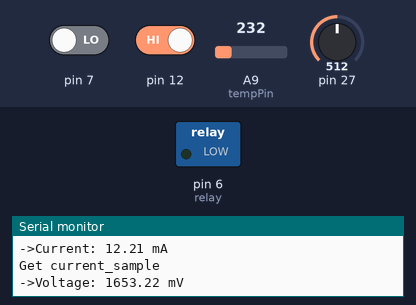
Recording of a sketch running on a simulated Teensy 3. Parts: switched loads named in the sketch (green lamp = pin HIGH), the last lines printed to the serial monitor. Dashed ring = blinking. The inputs (shaded band) are chosen by the test bench; at power-on: A9 (tempPin) = 232, pin 7 LOW, pin 12 HIGH, pin 27 = 512. The local clock reads 2024-03-15 10:24:30 at power-on unless the sketch sets it; storage starts empty.

Above: at 2.3 s.
2.4 s: A9 (tempPin) set to 282
10.3 s: A9 (tempPin) set to 304
At 11.7 s:
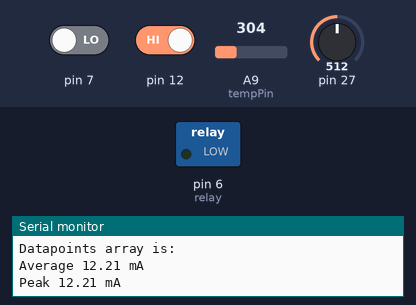
18.4 s: pin 7 driven HIGH
20.5 s: pin 7 driven LOW
At 22.76 s:
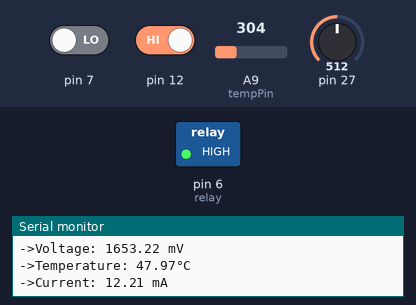
24.0 s: pin 12 driven LOW
At 24.9 s:
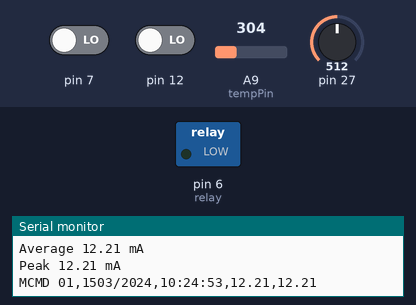
Timing chart, 0 to 26.5 s (numbered marks = the images above; inputs shaded):
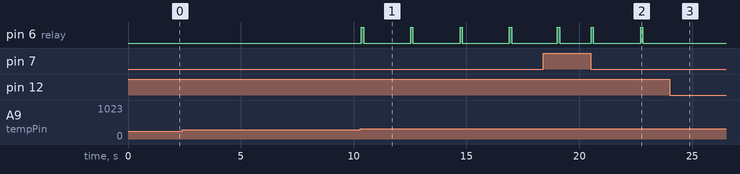

The sketch:

rev4_NBPowerTestingCode.ino
```cpp
///////////////Library Includes////////////////////
// include the SD library:
#include <SD.h>
#include <SPI.h>
#include <TimeLib.h>

// set up variables using the SD utility library functions:
//Sd2Card card;
//SdVolume volume;
//SdFile root;

//==============================================================================
/*
                      vvvv Global Variables/Declarations vvvv
*/
//==============================================================================

float current_samples[100]; //
float * p_current_samples = current_samples;
float Max_Samples = 100; // ==Testing only=========//

//Time information for datapoints
String Time = "";
String * p_Time = &Time;
String Date = "";
String * p_Date = &Date;
String Device_Name = "MCMD 01";
String * p_Device_Name = &Device_Name;
//========================

//Pointer loaded with datapoint information
float sum; float * p_sum = &sum;
float average; float * p_avg = &average;
float peak; float * p_peak = &peak;
float datapoints[2];  //Number of columns for the datapoint. (Average, Peak)
float * p_datapoints = datapoints;

String datastring = ""; // updated empty string ; will added samples
String * p_datastring = &datastring;

//========================================
//===========CURRENT SENSOR===============

//use pin A13 on Teensy
//#define Pin A13;
float RefVal = 3.3;


//These are the variable for the current sensor
float sensitivity = 1000.0 / 264.0; //1000mA per 264mV
float Vref = 327.49;   //You need test it !!!

// The on-board ADC is 10-bits
// Different power supply will lead to different reference sources
// example: 2^10 = 1024 -> 5V / 1024 ~= 4.88mV
//          unitValue= 5.0 / 1024.0*1000 ;
float unitValue = (3.3 / 1024.0) * 1000 ;
// 2^10 accuracy step size , multiply 1000 = mV

//  float voltage = unitValue * sensorValue;
float voltage;
float * p_voltage = &voltage;

long int sensorValue = 0;
long int * p_sensorValue = &sensorValue;

// sensor value is in bit value


float current ;
float * p_current = &current;

//=========================================
//========Mesurement Temp Sensor===========
int tempPin = A9;
int tempReading;
float temperatureC;
float MaxTemp = 80.00;

//====================Global RTC Declarations==============================

time_t getTeensy3Time()
{
  return Teensy3Clock.get();
}


/*  code to process time sync messages from the serial port   */
#define TIME_HEADER  "T"   // Header tag for serial time sync message

unsigned long processSyncMessage() {
  unsigned long pctime = 0L;
  const unsigned long DEFAULT_TIME = 1612681200; // Feb 7 2021

  if (Serial.find(TIME_HEADER)) {
    pctime = Serial.parseInt();
    return pctime;
    if ( pctime < DEFAULT_TIME) { // check the value is a valid time (greater than Jan 1 2013)
      pctime = 0L; // return 0 to indicate that the time is not valid
    }
  }
  return pctime;
}

//==============================================================================
/*
                      ^^^^Global Variables/Declarations^^^^^
*/
//==============================================================================
int relay = 6;


//==============================================================================
/*
                      vvvvvvv Initializations vvvvvvvvv
*/
//==============================================================================

const int chipSelect = BUILTIN_SDCARD;


//==============================================================================
/*
                      ^^^^Initializations^^^^^
*/
//==============================================================================


//==============================================================================
/*
                      vvvvvv Functions vvvvvvv
*/
//==============================================================================
//Name: ACS Initialization
//Purpose: Provides auto-zeroing when it the MCMD is powered on.
void ACS_init() {
  const int numValue = 500;
  for (int i = 0; i < numValue; i++) {
    *p_sensorValue += analogRead(A13); // take 1 sample at time for resolution
    delay(2);
  }
  *p_sensorValue = *p_sensorValue / numValue;
  *p_voltage = unitValue * (*p_sensorValue);
  Vref = *p_voltage;
  Serial.println(Vref);
}
///////////////////////////////////////////////////////////

//------------------------------------------------------///

///////////////////////////////////////////////////////////
//Name: Samples
//Purpose: this function takes 500 rapid samples for the AVERAGE (and not RMS) current.
void Samples() {

  getTime();
  getDate();
  datastring += String(*p_Device_Name) + "," + String(*p_Date) + "," + String(*p_Time) + ","; //


  const int numValue = 500; //To be tuned for 1 period.
  for (int i = 0; i < numValue; i++) {
    *p_sensorValue += analogRead(A13); // take 1 sample at time for resolution
    //delay(2); //If we're taking the average, which is yet to be converted to RMS, we should not delay, let the Teensy's clock speed be the limiter.
  }
  *p_sensorValue = *p_sensorValue / numValue;
  *p_voltage = unitValue * (*p_sensorValue);
  Serial.print ("->Voltage: ");
  Serial.print(*p_voltage);
  Serial.println( " mV");
  // Calculate the corresponding current
  *p_current = (*p_voltage - Vref) * sensitivity;
  //*p_current = *p_current - 10;
  *p_datastring += String(*p_current) + ",";

  // very time sample() is called updated sample is added to an array current samples
  *p_current_samples = *p_current;
  *p_current_samples++;

  // makes sure that there isn't more than 300 datapoints
  // String datastring = "";//create empty string for data
  //    for(int i=0;i<Max_Samples;i++){
  //          *p_current_samples=(*p_dummy) *200 ; // scale up values
  //
  //           //SD Card addition
  //            datastring += String(*p_current_samples) +",";
  //
  //    ////////////////Write to File//////////////////////
  //     Serial.print("Element ");
  //     Serial.print( i);
  //     Serial.print(" is ");
  //     Serial.println(*p_current_samples);
  //      delay(300);
  //          p_current_samples++;
  //          p_dummy++;
  //          //pointers go to the next
  //        }//end for
} // end Samples
///////////////////////////////////////////////////////////

//------------------------------------------------------///

///////////////////////////////////////////////////////////
//================================================================================
//Name: temperature
//Purpose: Get the temperature from the measurement board.
void temperature() {
  tempReading = analogRead(tempPin);
  float voltage_temp = tempReading * 3.3;
  voltage_temp /= 1024.0;
  //float temperatureC =(voltage_temp -0.5) * 100;
  temperatureC = (voltage_temp - 0.5) * 100;
  Serial.print("->Temperature: ");
  Serial.print(temperatureC);
  Serial.println("°C");
}
///////////////////////////////////////////////////////////

//------------------------------------------------------///

///////////////////////////////////////////////////////////
//================================================================================
//Name: TempControl
//Purpose: Function to be called when the MCMD senses the measurement board is over 80C.
void TempControl() {
  while (temperatureC > MaxTemp) {

    //Isolate CT
    //Send Emergency Message
    //Wait 1 minute
    //Check Temp Again

  }
  return;
}
//================================================================================
///////////////////////////////////////////////////////////

//------------------------------------------------------///

///////////////////////////////////////////////////////////
//Name: Samples2CSV
//Purpose: With use of a pointer to the sample datastring, this function
//creates a CSV file of all current samples to be used in the datapoint.
//Note: In a later revision, we may want this function to include the pointers,
//in the same way Data2CSV works.
//Transfer #Max_Samples# samples from dummy into current_samples
void Samples2CSV() {

  //SD.remove("SAMPLES.csv"); //clear file first before adding anything to the csv file


  File dataFile = SD.open("SAMPLES.csv", FILE_WRITE);

  if (dataFile) {
    dataFile.println(*p_datastring);
    delay(1000);

    dataFile.close();

    // print to the serial port too:
    //Serial.println(*p_datastring);
  }
  // if the file isn't open, pop up an error:
  else {
    Serial.println("error opening SAMPLES.csv");
  }

  datastring = "";

  return;
}// end transfer
//==================================================================================
///////////////////////////////////////////////////////////

//------------------------------------------------------///

///////////////////////////////////////////////////////////
//Name: Average
//Purpose: With use of pointers, this function calculates
///both the sum and the average of an array with samples and
//stores it within the pointer p_avg.
//
// Taking the sum of the elements
void Average() {

  p_current_samples = current_samples; //Reset pointer to first elemnent

  // Summing
  float total = 0; // Needs to be a float too
  for (int i = 0; i < Max_Samples; i++) {
    total += *p_current_samples;
    p_current_samples++;
  }
  // p_dummy=dummy; //Reset p to the first avriable, otherwise it increases into random memory,
  p_current_samples = current_samples; //Reset pointers
  *p_sum = total;

  float size = sizeof(current_samples) / sizeof(current_samples[0]);
  float avg = sum / size;

  //=======increment p_datapoints =======//
  *p_datapoints = avg;
  p_datapoints++;
  *p_avg = avg;

  return;
} //end Average
///////////////////////////////////////////////////////////

//------------------------------------------------------//

///////////////////////////////////////////////////////////
//Name: Peak
//Purpose: With use of pointers, this function finds
///and assigns the highest value within the samples array to p_peak.
void Peak() {

  int peak_index = 0 ; // is the peak current index
  //float peak_val; // is the peak current value
  for (int i = 0; i < Max_Samples; i++) {
    if (current_samples[i] > current_samples[peak_index]) {
      peak_index = i; //max will store the maximum values of the current samples
    } // end if
  } //end for

  //  peak_val = current_samples[peak_index];  //made a pointer switch here
  *p_peak = current_samples[peak_index];
  Serial.print("The peak current is ");
  Serial.print(*p_peak);
  Serial.println(" mA");


  //=======decrement pointer p_datapoints =======//
  //  *p_datapoints = peak_val;  //Ken Commented out
  *p_datapoints = *p_peak;
  p_datapoints--;
  return;
}//end Peak
///////////////////////////////////////////////////////////

//------------------------------------------------------//

///////////////////////////////////////////////////////////
//Name: Data2CSV
//Purpose: With use of pointers, this function places all the
///appropriate pointers within a string to be appended to dataOUT.csv.
void Data2CSV() {

  // call Time and Date
  getTime();
  getDate();


  // SD.remove("dataOUT.csv");


  datastring = "" ; //empty
  datastring = String(*p_Device_Name) + "," + String(*p_Date) + "," + String(*p_Time) + "," + String(*p_avg) + "," + String(*p_peak); // for dummy 1
  // print to the serial port too:
  //                              Serial.println(datastring);
  File dataFile = SD.open("dataOUT.csv", FILE_WRITE);

  if (dataFile) {
    dataFile.println(datastring);
    delay(1000);

    dataFile.close();

    // print to the serial port too:
    Serial.println(datastring); // means it is true
  }
  // if the file isn't open, pop up an error:
  else {
    Serial.println("error opening dataOUT.csv");
  }

  datastring = "" ; //empty
}// end DATA2CSV

///////////////////////////////////////////////////////////

//------------------------------------------------------//

///////////////////////////////////////////////////////////
//Name: format CSV
//Purpose: With use of pointers, this function places all the
///appropriate headers within a string to be the first column of dataOUT.csv.

void formatCSV() {
  String datastring = "" ; //empty
  datastring = String("Device Name") + "," + String("Date (dd/mm/yyyy)") + "," + String("Time (24hrs)") + "," + String("Average RMS Current (A)") + "," + String("Peak RMS Current (A)"); // putting the headers
  // print to the serial port too:
  Serial.println(datastring);
  File dataFile = SD.open("dataOUT.csv", FILE_WRITE);

  if (dataFile) {
    dataFile.println(datastring);
    delay(1000);

    dataFile.close();

    // print to the serial port too:
    Serial.println(datastring); // means it is true
  }
  // if the file isn't open, pop up an error:
  else {
    Serial.println("error opening dataOUT.csv");
  }


}//end of formatCSV

///////////////////////////////////////////////////////////

//------------------------------------------------------//

///////////////////////////////////////////////////////////
//Name: getTime
//Purpose: With use of pointers, this function places the
//current time in a string pointed to by p_Time.
void getTime() {
  *p_Time = "";

  int hour_val = hour();
  *p_Time += String(hour_val) + ":";

  int minute_val = minute();
  if (minute_val < 10) {
    *p_Time += String("0") + String(minute_val) + ":";
  }
  else {
    *p_Time += String(minute_val) + ":";
  }
  int second_val = second();
  if (second_val < 10) {
    *p_Time += String("0") + String(second_val);
  }
  else {
    *p_Time += String(second_val);
  }
}// end getTime

///////////////////////////////////////////////////////////

//------------------------------------------------------//

///////////////////////////////////////////////////////////
//Name: getDate
//Purpose: With use of pointers, this function places the
//current date in a string pointed to by p_Date.
void getDate() {
  *p_Date = "";

  int day_val = day();
  if (day_val < 10) {
    *p_Date += String("0") + String(day_val) + "/";
  }
  else {
    *p_Date += String(day_val);
  }


  int month_val = month();
  if (month_val < 10) {
    *p_Date += String("0") + String(month_val) + "/";
  }
  else {
    *p_Date += String(month_val);
  }

  int year_val = year();

  *p_Date += String(year_val);

}// end getDate

///////////////////////////////////////////////////////////

//------------------------------------------------------//

///////////////////////////////////////////////////////////
//Name: initRTC
//Purpose: This function initializes the Teensy's RTC.
void initRTC() {

  if (Serial.available()) {
    time_t t = processSyncMessage();
    if (t != 0) {
      Teensy3Clock.set(t); // set the RTC
      setTime(t);
    }
  }


}// end initRTC

//==============================================================================
/*
                      ^^^^Functions^^^^^
*/
//==============================================================================


void setup() {
  //relayinitial
  pinMode(relay, OUTPUT);
  digitalWrite(relay, LOW);
  int sense = digitalRead(7);
  if (sense == 1) {
    digitalWrite(relay, HIGH);
    delay(100);
    digitalWrite(relay, LOW);
  }
  // Open serial communications and wait for port to open:
  Serial.begin(9600);
  while (!Serial) {
    ; // wait for serial port to connect.
  }

  Serial.print("Initializing SD card...");

  // see if the card is present and can be initialized:
  if (!SD.begin(chipSelect)) {
    Serial.println("Card failed, or not present");
    // don't do anything more:
    return;
  }
  Serial.println("card initialized.");

  //====================================================
  // set the Time library to use Teensy 3.0's RTC to keep time
  setSyncProvider(getTeensy3Time);

  // put your setup code here, to run once:
  Serial.begin(115200);

  while (!Serial);  // Wait for Arduino Serial Monitor to open
  delay(100);
  if (timeStatus() != timeSet) {
    Serial.println("Unable to sync with the RTC");
  } else {
    Serial.println("RTC has set the system time");
  }
  //===================================================
  ///////////Initializations/////////////////
  initRTC();
  ACS_init();
}//end of void setup

//==============================================================================
/*
                      vvvvvvv Main Function vvvvvvvv
*/
//==============================================================================
void loop() {


  //clear out datapoints for new
  //SD.remove("dataOUT.csv"); We don't want to be removing it everytime. We'll remove after transmission.
  //formatCSV();
  /////////////////////////////////////////////

  //The goal is when the button or dip switch is pushed it takes the samples.
  //While the button is not pushed, it will only check the temperature.
  while (!digitalRead(12)) {
    // do nothing
    //check temperature to trip the bistable relay
    ////
    if (current > 6500 || temperatureC > 50) {
      //bistable();
    }
    ////
    ////
  }// end while
  int sense = digitalRead(7);
  if (sense == 1) {
    digitalWrite(relay, HIGH);
    delay(100);
    digitalWrite(relay, LOW);
  }

  for (int i = 0; i < Max_Samples; i++) {
    Serial.println("Get current_sample");
    Samples();  //Get current_sample
    delay(10);
    temperature();
    Serial.print ("->Current: ");
    Serial.print(*p_current); //print this one sample
    Serial.println(" mA");
    Serial.println("");
    if (current > 4500 || temperatureC > 45) {
      int sense = digitalRead(7);
      if (sense == 0) {
        digitalWrite(relay, HIGH);
        delay(100);
        digitalWrite(relay, LOW);
        Serial.println("relay shittered");
        break;
      }
    }
  }
  /*check relay
    sense = digitalRead(7);
    if (sense == 0) {
    digitalWrite(relay, HIGH);
    delay(100);
    digitalWrite(relay, LOW);
    }

    for (int i = 0; i < Max_Samples; i++) {
    Serial.println("Get current_sample");
    Samples();  //Get current_sample
    delay(10);
    sense = digitalRead(7);
    Serial.println(sense);

    Serial.print ("->Current: ");
    Serial.print(*p_current); //print this one sample
    Serial.println( " mA");
    if (current > 6500 || temperatureC > 50) {
      //bistable();
    }
    }// end for
  */
  Samples2CSV(); // all 10 values will be added to a new row of samples.csv

  //==========================================
  /*
           Printing Datapoints array
  */
  //===========================================
  //Now to determine the datapoint.
  Average();//Now void function
  Peak(); // Find peak current value

  Serial.print("Datapoints array is: ");
  Serial.println(*p_datastring);
  Serial.print("Average ");
  Serial.print(*p_avg);
  Serial.println(" mA");
  Serial.print("Peak ");
  Serial.print(*p_peak);
  Serial.println(" mA");

  Data2CSV();


}//end of loop
// ========================END OF MAIN LOOP==============================//

//==============================================================================
/*
                      ^^^^Main Function^^^^^
*/
//==============================================================================
```

Measured:
- the behaviour switches between 294 and 295 on A9 (tempPin) (found by bisection; images 0 and 1)
- after the input at 10.3 s, pin 6 (relay): alternates HIGH for 0.10 s and LOW for 2.1 s, starting at once
- after the input at 20.5 s, pin 6 (relay): alternates HIGH for 0.10 s and LOW for 2.1 s, starting at once
- after the input at 24.0 s, pin 6 (relay): stays LOW (without the input it goes to HIGH after 0.90 s)
